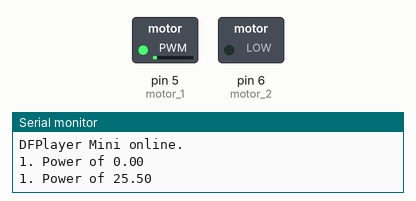
The sketch below on a simulated Arduino Uno, built with avr-gcc and run on an emulated ATmega328P. Shown: switched loads named in the sketch (green lamp = pin HIGH), the last lines printed to the serial monitor. The audio player accepts every command and is not drawn.

Above: at 1.1 s.
At 3.1 s:
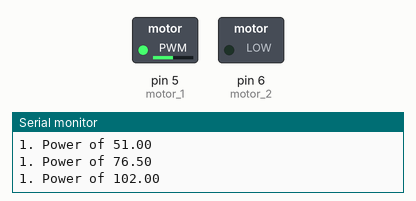
At 11.1 s:
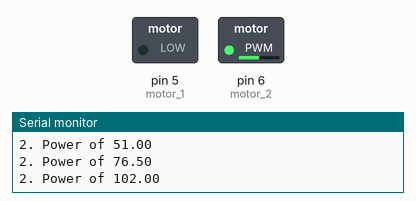
At 24.26 s:
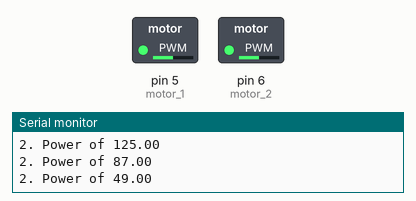
Timing chart, 0 to 26.0 s (numbered marks = the images above):
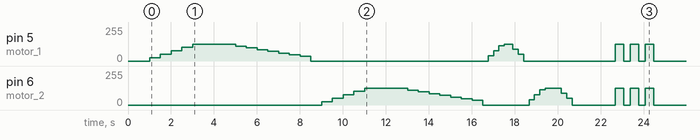

The sketch:

vibrationmotor.ino
```cpp
/** ESP32 & Arduino UNO **/
/** red wire to pwm, blue to ground **/

#include "Arduino.h"
#include "SoftwareSerial.h"
#include "DFRobotDFPlayerMini.h"

SoftwareSerial mySoftwareSerial(10, 11); // RX, TX
DFRobotDFPlayerMini myDFPlayer;
void printDetail(uint8_t type, int value);

// motor pwm pins
int motor_1 = 5;
int motor_2 = 6;

// motor power scaling factor
double mpsf = 0.5; // * mpsf

void setupPlayer()
{
  Serial.println();
  Serial.println(F("DFRobot DFPlayer Mini Demo"));
  Serial.println(F("Initializing DFPlayer ... (May take 3~5 seconds)"));

  if (!myDFPlayer.begin(mySoftwareSerial))
  { // Use softwareSerial to communicate with mp3.
    Serial.println(F("Unable to begin:"));
    Serial.println(F("1.Please recheck the connection!"));
    Serial.println(F("2.Please insert the SD card!"));
    while (true)
    {
      delay(0); // Code to compatible with ESP8266 watch dog.
    }
  }
  Serial.println(F("DFPlayer Mini online."));
}

void setup()
{
  mySoftwareSerial.begin(9600);
  Serial.begin(115200);

  // setup vibration motors
  pinMode(motor_1, OUTPUT);
  pinMode(motor_2, OUTPUT);

  setupPlayer();
}

void buzzing()
{
  for (int i = 0; i < 3; i++)
  {
    analogWrite(motor_1, 255 * mpsf);
    analogWrite(motor_2, 255 * mpsf);
    delay(400);
    analogWrite(motor_1, 0);
    analogWrite(motor_2, 0);
    delay(300);
  }
}

void vibration_pattern()
{

  // m1: long pulse rise
  for (int power = 0; power < 255; power++)
  {
    analogWrite(motor_1, power * mpsf);
    Serial.println((String) "1. Power of " + power * mpsf);
    power = power + 50;
    delay(500);
  }
  analogWrite(motor_1, 255 * mpsf);

  delay(1500);

  // m1: long pulse fall
  for (int power = 250; power > 50; power--)
  {
    analogWrite(motor_1, power * mpsf);
    Serial.println((String) "1. Power of " + power * mpsf);
    power = power - 25;
    delay(500);
  }
  analogWrite(motor_1, 0);

  // m2: long pulse rise
  for (int power = 0; power < 255; power++)
  {
    analogWrite(motor_2, power * mpsf);
    Serial.println((String) "2. Power of " + power * mpsf);
    power = power + 50;
    delay(500);
  }
  analogWrite(motor_2, 255 * mpsf);

  delay(1500);

  // m2: long pulse fall
  for (int power = 250; power > 50; power--)
  {
    analogWrite(motor_2, power * mpsf);
    Serial.println((String) "2. Power of " + power * mpsf);
    power = power - 25;
    delay(500);
  }
  analogWrite(motor_2, 0);

  // m1: short pulse rise
  for (int power = 0; power < 255; power++)
  {
    analogWrite(motor_1, power * mpsf);
    Serial.println((String) "1. Power of " + power * mpsf);
    power = power + 75;
    delay(250);
  }
  analogWrite(motor_1, 255 * mpsf);

  delay(150);

  // m1: short pulse fall
  for (int power = 250; power > 50; power--)
  {
    analogWrite(motor_1, power * mpsf);
    Serial.println((String) "1. Power of " + power * mpsf);
    power = power - 75;
    delay(250);
  }
  analogWrite(motor_1, 0);

  // m2: long pulse rise
  for (int power = 0; power < 255; power++)
  {
    analogWrite(motor_2, power * mpsf);
    Serial.println((String) "2. Power of " + power * mpsf);
    power = power + 75;
    delay(250);
  }
  analogWrite(motor_2, 255 * mpsf);

  delay(500);

  // m2: long pulse fall
  for (int power = 250; power > 50; power--)
  {
    analogWrite(motor_2, power * mpsf);
    Serial.println((String) "2. Power of " + power * mpsf);
    power = power - 75;
    delay(250);
  }
  analogWrite(motor_2, 0);

  delay(2000);

  // start buzzing
  buzzing();
}

void vibration_pattern_two()
{

  // m2: long pulse rise
  for (int power = 0; power < 255; power++)
  {
    analogWrite(motor_2, power * mpsf);
    Serial.println((String) "2. Power of " + power * mpsf);
    power = power + 75;
    delay(250);
  }
  analogWrite(motor_2, 255 * mpsf);

  delay(500);

  // m2: long pulse fall
  for (int power = 250; power > 50; power--)
  {
    analogWrite(motor_2, power * mpsf);
    Serial.println((String) "2. Power of " + power * mpsf);
    power = power - 75;
    delay(250);
  }

  analogWrite(motor_2, 0);

  // m1: short pulse rise
  for (int power = 0; power < 255; power++)
  {
    analogWrite(motor_1, power * mpsf);
    Serial.println((String) "1. Power of " + power * mpsf);
    power = power + 75;
    delay(250);
  }
  analogWrite(motor_1, 255 * mpsf);

  delay(150);

  // m1: short pulse fall
  for (int power = 250; power > 50; power--)
  {
    analogWrite(motor_1, power * mpsf);
    Serial.println((String) "1. Power of " + power * mpsf);
    power = power - 75;
    delay(250);
  }
  analogWrite(motor_1, 0);

  // m2: long pulse rise
  for (int power = 0; power < 255; power++)
  {
    analogWrite(motor_2, power * mpsf);
    Serial.println((String) "2. Power of " + power * mpsf);
    power = power + 50;
    delay(500);
  }
  analogWrite(motor_2, 255 * mpsf);

  delay(1500);

  // m2: long pulse fall
  for (int power = 250; power > 50; power--)
  {
    analogWrite(motor_2, power * mpsf);
    Serial.println((String) "2. Power of " + power * mpsf);
    power = power - 25;
    delay(500);
  }
  analogWrite(motor_2, 0);

  // m1: long pulse rise
  for (int power = 0; power < 255; power++)
  {
    analogWrite(motor_1, power * mpsf);
    Serial.println((String) "1. Power of " + power * mpsf);
    power = power + 50;
    delay(500);
  }
  analogWrite(motor_1, 255 * mpsf);

  delay(1500);

  // m1: long pulse fall
  for (int power = 250; power > 50; power--)
  {
    analogWrite(motor_1, power * mpsf);
    Serial.println((String) "1. Power of " + power * mpsf);
    power = power - 25;
    delay(500);
  }
  analogWrite(motor_1, 0);

  delay(2000);

  // start buzzing
  buzzing();
}

void play()
{
  myDFPlayer.volume(15); // Set volume value. From 0 to 30
  myDFPlayer.play(1);    // Play the first mp3
}

void loop()
{
  // runs repeatedly:
  vibration_pattern();
  delay(3000);
  play();
  delay(100000);
  vibration_pattern_two();
  delay(3000);
  myDFPlayer.play(2);
  delay(190000);
  vibration_pattern();
  delay(3000);
  myDFPlayer.play(3);
  delay(285000);

}
```

Measured:
- by itself, pin 5 (motor_1): 0/255 → 25/255 at 1.0 s, → 51/255 0.50 s later, → 76/255 0.50 s later, → 102/255 0.50 s later, … (28 changes in this stretch)
- by itself, pin 6 (motor_2): 0/255 → 25/255 at 9.0 s, → 51/255 0.50 s later, → 76/255 0.50 s later, → 102/255 0.50 s later, … (28 changes in this stretch)
